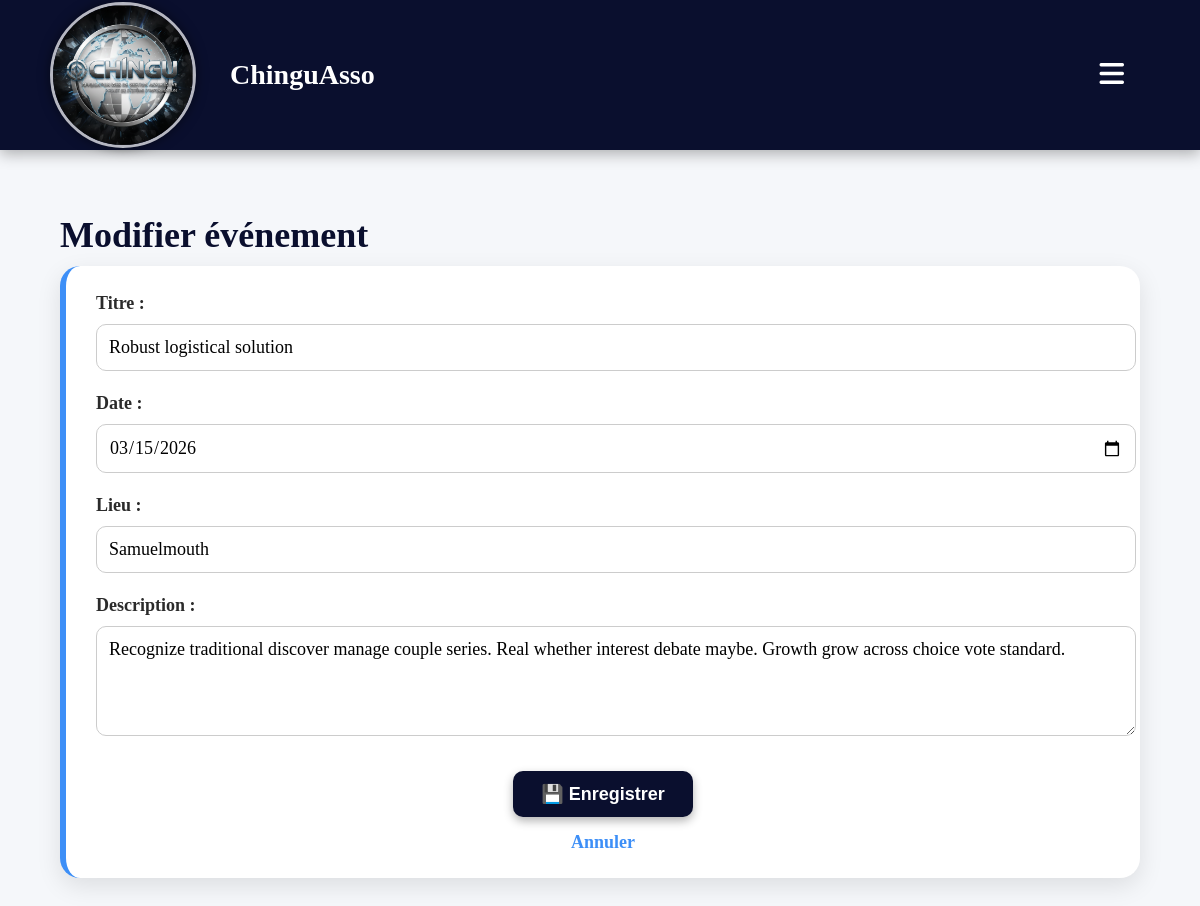
/events/1/edit, run on the app's committed database.
### models.py (models this page shows, shortened)
class Event(db.Model):
    __tablename__ = "events"
    id = db.Column(db.Integer, primary_key=True)
    title = db.Column(db.String(200), nullable=False)
    event_date = db.Column(db.Date, nullable=False)
    location = db.Column(db.String(200), nullable=True)
    description = db.Column(db.Text, nullable=True)
    participations = db.relationship("Participation", back_populates="event", cascade="all, delete-orphan")

### app.py (the view, shortened to what this page needs)
@app.route("/events/<int:event_id>/edit", methods=["GET", "POST"])
def events_edit(event_id):
    event = Event.query.get_or_404(event_id)
    return render_template("events_form.html", event=event)

### templates/events_form.html
{% extends "base.html" %}
{% block content %}
<h1 class="section-title">{{ 'Nouvel événement' if not event else 'Modifier événement' }}</h1>
<div class="card">
    <form method="post" class="member-form">
        <label>Titre :</label><br>
        <input type="text" name="title" class="input-field"
               value="{{ event.title if event else '' }}" required>
        <label>Date :</label><br>
        <input type="date" name="event_date" class="input-field"
               value="{{ event.event_date if event else '' }}" required>
        <label>Lieu :</label><br>
        <input type="text" name="location" class="input-field"
               value="{{ event.location if event else '' }}">
        <label>Description :</label><br>
        <textarea name="description" class="input-field" rows="4">{{ event.description if event else '' }}</textarea>
        <div class="btn-center">
            <button type="submit" class="btn-submit">💾 Enregistrer</button>
        </div>
        <a href="{{ url_for('events_list') }}" class="cancel-link">Annuler</a>
    </form>
</div>
{% endblock %}

### static/style.css (style rules this page uses)
:root { --primary: #C66A25; --secondary: #2B2B2B; --light: #FFFFFF; --gray-light: #F2F2F2; --gray-dark: #878787; --success: #2E8B57; --danger: #B83227; --warning: #D4A017; }
body { background-color: #f5f7fa; margin: 0; padding: 0; font-family: Cambria, serif; font-size: 20px; color: #2b2b2b; }
.section-title { font-size: 36px; color: #0a0f2e; font-weight: bold; margin-bottom: 10px; }
.card { background-color: #ffffff; border-radius: 20px; padding: 25px 30px; box-shadow: 0 8px 24px rgba(0,0,0,0.1); transition: 0.3s ease; border-left: 6px solid #3d8ff7; margin-bottom: 30px; }
.card a { text-decoration: none; font-weight: bold; color: #3d8ff7; transition: 0.2s; }
.btn-submit { padding: 12px 35px; font-size: 20px; color: white; background-color: #0a0f2e; border: none; border-radius: 12px; cursor: pointer; box-shadow: 0 4px 12px rgba(0,0,0,0.4); transition: 0.3s; }
.input-field { width: 100%; padding: 12px; margin: 10px 0 20px 0; border-radius: 10px; border: 1px solid #ccc; font-size: 18px; font-family: Cambria; }
.btn-center { text-align: center; margin-top: 10px; }
.btn-submit { background-color: #0a0f2e; color: white; padding: 12px 30px; border-radius: 10px; border: none; font-size: 19px; cursor: pointer; transition: 0.2s; box-shadow: 0 3px 10px rgba(0,0,0,0.3); }
.cancel-link { color: #0a0f2e; display: block; text-align: center; margin-top: 15px; font-size: 18px; font-weight: bold; }
.member-form label { font-weight: bold; font-size: 18px; }
.input-field { width: 100%; padding: 12px; margin: 10px 0 20px 0; border-radius: 10px; border: 1px solid #ccc; font-size: 18px; font-family: Cambria, serif; }
.btn-submit { display: block; margin: 10px auto 0 auto; padding: 12px 28px; border-radius: 10px; border: none; background-color: #0a0f2e; color: white; font-size: 18px; font-weight: bold; cursor: pointer; box-shadow: 0 4px 10px rgba(0,0,0,0.3); transition: 0.2s; }

### data on the page
Event: title "Robust logistical solution", event_date "03/15/2026", location "Samuelmouth", description "Recognize traditional discover manage couple series. Real whether interest debate maybe. Growth grow across choice vote standard."

### other printed values
{{ 'Nouvel événement' if not event else 'Modifier événement' }} "Modifier événement"
